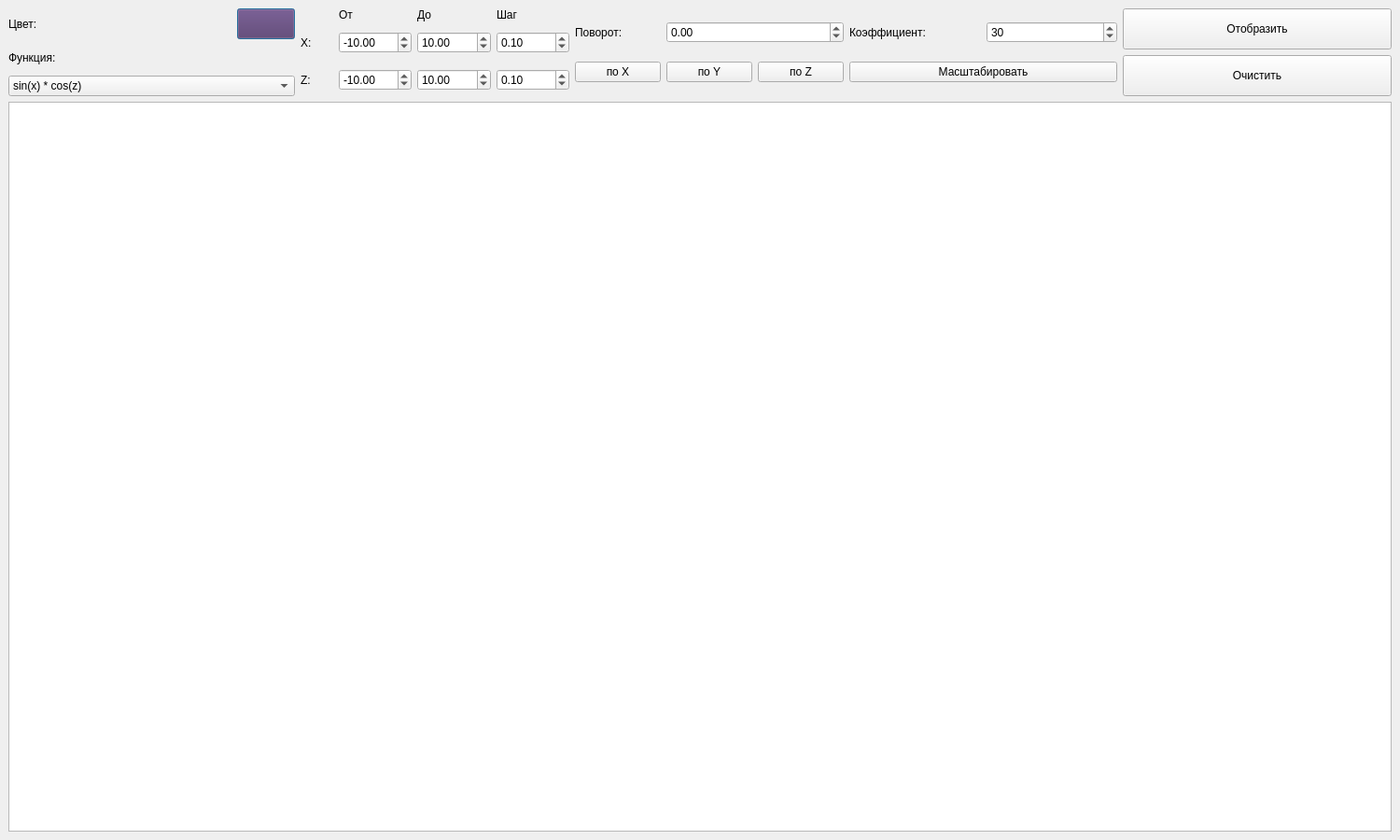
<?xml version="1.0" encoding="UTF-8"?>
<ui version="4.0">
 <class>MainWindow</class>
 <widget class="QMainWindow" name="MainWindow">
  <property name="geometry">
   <rect>
    <x>0</x>
    <y>0</y>
    <width>1500</width>
    <height>900</height>
   </rect>
  </property>
  <property name="sizePolicy">
   <sizepolicy hsizetype="Minimum" vsizetype="Preferred">
    <horstretch>0</horstretch>
    <verstretch>0</verstretch>
   </sizepolicy>
  </property>
  <property name="windowTitle">
   <string>Maslova Lab10</string>
  </property>
  <widget class="QWidget" name="centralwidget">
   <layout class="QGridLayout" name="gridLayout_2">
    <item row="0" column="0">
     <layout class="QHBoxLayout" name="horizontalLayout">
      <item>
       <layout class="QVBoxLayout" name="confLayout">
        <property name="leftMargin">
         <number>0</number>
        </property>
        <property name="topMargin">
         <number>0</number>
        </property>
        <property name="rightMargin">
         <number>0</number>
        </property>
        <property name="bottomMargin">
         <number>0</number>
        </property>
        <item>
         <layout class="QGridLayout" name="colorLayout">
          <item row="0" column="1">
           <widget class="QPushButton" name="colorBtn">
            <property name="enabled">
             <bool>true</bool>
            </property>
            <property name="minimumSize">
             <size>
              <width>62</width>
              <height>33</height>
             </size>
            </property>
            <property name="maximumSize">
             <size>
              <width>62</width>
              <height>33</height>
             </size>
            </property>
            <property name="autoFillBackground">
             <bool>false</bool>
            </property>
            <property name="styleSheet">
             <string notr="true">background-color: rgb(92, 53, 102);</string>
            </property>
            <property name="text">
             <string/>
            </property>
            <property name="autoExclusive">
             <bool>false</bool>
            </property>
            <property name="autoDefault">
             <bool>false</bool>
            </property>
            <property name="default">
             <bool>true</bool>
            </property>
            <property name="flat">
             <bool>false</bool>
            </property>
           </widget>
          </item>
          <item row="0" column="0">
           <widget class="QLabel" name="colorLbl">
            <property name="minimumSize">
             <size>
              <width>239</width>
              <height>33</height>
             </size>
            </property>
            <property name="maximumSize">
             <size>
              <width>239</width>
              <height>33</height>
             </size>
            </property>
            <property name="text">
             <string>Цвет:</string>
            </property>
           </widget>
          </item>
         </layout>
        </item>
        <item>
         <widget class="QLabel" name="funcLbl">
          <property name="text">
           <string>Функция:</string>
          </property>
         </widget>
        </item>
        <item>
         <widget class="QComboBox" name="funcCB">
          <item>
           <property name="text">
            <string>sin(x) * cos(z)</string>
           </property>
          </item>
          <item>
           <property name="text">
            <string>cos(x * sin(z))</string>
           </property>
          </item>
          <item>
           <property name="text">
            <string>cos(sqrt(x ^ 2 + z ^ 2))</string>
           </property>
          </item>
          <item>
           <property name="text">
            <string>sin(x) ^ 2 + cos(z) ^ 2</string>
           </property>
          </item>
         </widget>
        </item>
       </layout>
      </item>
      <item>
       <layout class="QGridLayout" name="funcLayout">
        <item row="0" column="3">
         <widget class="QLabel" name="stepLbl">
          <property name="text">
           <string>Шаг</string>
          </property>
         </widget>
        </item>
        <item row="2" column="2">
         <widget class="QDoubleSpinBox" name="zToDSB">
          <property name="minimum">
           <double>-100.000000000000000</double>
          </property>
          <property name="maximum">
           <double>100.000000000000000</double>
          </property>
          <property name="singleStep">
           <double>0.100000000000000</double>
          </property>
          <property name="value">
           <double>10.000000000000000</double>
          </property>
         </widget>
        </item>
        <item row="1" column="1">
         <widget class="QDoubleSpinBox" name="xFromDSB">
          <property name="minimum">
           <double>-100.000000000000000</double>
          </property>
          <property name="maximum">
           <double>100.000000000000000</double>
          </property>
          <property name="singleStep">
           <double>0.100000000000000</double>
          </property>
          <property name="value">
           <double>-10.000000000000000</double>
          </property>
         </widget>
        </item>
        <item row="1" column="3">
         <widget class="QDoubleSpinBox" name="xStepDSB">
          <property name="minimum">
           <double>-100.000000000000000</double>
          </property>
          <property name="maximum">
           <double>100.000000000000000</double>
          </property>
          <property name="singleStep">
           <double>0.100000000000000</double>
          </property>
          <property name="value">
           <double>0.100000000000000</double>
          </property>
         </widget>
        </item>
        <item row="1" column="0">
         <widget class="QLabel" name="xLbl">
          <property name="sizePolicy">
           <sizepolicy hsizetype="Fixed" vsizetype="Fixed">
            <horstretch>0</horstretch>
            <verstretch>0</verstretch>
           </sizepolicy>
          </property>
          <property name="minimumSize">
           <size>
            <width>35</width>
            <height>34</height>
           </size>
          </property>
          <property name="maximumSize">
           <size>
            <width>35</width>
            <height>34</height>
           </size>
          </property>
          <property name="text">
           <string>X:</string>
          </property>
         </widget>
        </item>
        <item row="0" column="2">
         <widget class="QLabel" name="toLbl">
          <property name="text">
           <string>До</string>
          </property>
         </widget>
        </item>
        <item row="2" column="1">
         <widget class="QDoubleSpinBox" name="zFromDSB">
          <property name="minimum">
           <double>-100.000000000000000</double>
          </property>
          <property name="maximum">
           <double>100.000000000000000</double>
          </property>
          <property name="singleStep">
           <double>0.100000000000000</double>
          </property>
          <property name="value">
           <double>-10.000000000000000</double>
          </property>
         </widget>
        </item>
        <item row="2" column="0">
         <widget class="QLabel" name="zLbl">
          <property name="sizePolicy">
           <sizepolicy hsizetype="Fixed" vsizetype="Fixed">
            <horstretch>0</horstretch>
            <verstretch>0</verstretch>
           </sizepolicy>
          </property>
          <property name="minimumSize">
           <size>
            <width>35</width>
            <height>34</height>
           </size>
          </property>
          <property name="maximumSize">
           <size>
            <width>35</width>
            <height>34</height>
           </size>
          </property>
          <property name="text">
           <string>Z:</string>
          </property>
         </widget>
        </item>
        <item row="2" column="3">
         <widget class="QDoubleSpinBox" name="zStepDSB">
          <property name="minimum">
           <double>-100.000000000000000</double>
          </property>
          <property name="maximum">
           <double>100.000000000000000</double>
          </property>
          <property name="singleStep">
           <double>0.100000000000000</double>
          </property>
          <property name="value">
           <double>0.100000000000000</double>
          </property>
         </widget>
        </item>
        <item row="0" column="1">
         <widget class="QLabel" name="fromLbl">
          <property name="text">
           <string>От</string>
          </property>
         </widget>
        </item>
        <item row="1" column="2">
         <widget class="QDoubleSpinBox" name="xToDSB">
          <property name="minimum">
           <double>-100.000000000000000</double>
          </property>
          <property name="maximum">
           <double>100.000000000000000</double>
          </property>
          <property name="singleStep">
           <double>0.100000000000000</double>
          </property>
          <property name="value">
           <double>10.000000000000000</double>
          </property>
         </widget>
        </item>
       </layout>
      </item>
      <item>
       <layout class="QGridLayout" name="rotateLayout">
        <item row="1" column="1">
         <widget class="QPushButton" name="yRotateBtn">
          <property name="text">
           <string>по Y</string>
          </property>
         </widget>
        </item>
        <item row="0" column="1" colspan="2">
         <widget class="QDoubleSpinBox" name="rotateDSB">
          <property name="minimum">
           <double>-360.000000000000000</double>
          </property>
          <property name="maximum">
           <double>360.000000000000000</double>
          </property>
          <property name="singleStep">
           <double>0.100000000000000</double>
          </property>
         </widget>
        </item>
        <item row="1" column="2">
         <widget class="QPushButton" name="zRotateBtn">
          <property name="text">
           <string>по Z</string>
          </property>
         </widget>
        </item>
        <item row="1" column="0">
         <widget class="QPushButton" name="xRotateBtn">
          <property name="text">
           <string>по X</string>
          </property>
         </widget>
        </item>
        <item row="0" column="0">
         <widget class="QLabel" name="rotateLbl">
          <property name="text">
           <string>Поворот:</string>
          </property>
         </widget>
        </item>
       </layout>
      </item>
      <item>
       <layout class="QGridLayout" name="gridLayout">
        <item row="0" column="0">
         <widget class="QLabel" name="scaleCoefLbl">
          <property name="text">
           <string>Коэффициент:</string>
          </property>
         </widget>
        </item>
        <item row="0" column="1">
         <widget class="QSpinBox" name="scaleCoefSB">
          <property name="value">
           <number>30</number>
          </property>
         </widget>
        </item>
        <item row="1" column="0" colspan="2">
         <widget class="QPushButton" name="scaleBtn">
          <property name="text">
           <string>Масштабировать</string>
          </property>
         </widget>
        </item>
       </layout>
      </item>
      <item>
       <layout class="QVBoxLayout" name="commonLayout">
        <item>
         <widget class="QPushButton" name="drawBtn">
          <property name="sizePolicy">
           <sizepolicy hsizetype="Preferred" vsizetype="Preferred">
            <horstretch>0</horstretch>
            <verstretch>0</verstretch>
           </sizepolicy>
          </property>
          <property name="text">
           <string>Отобразить</string>
          </property>
         </widget>
        </item>
        <item>
         <widget class="QPushButton" name="clearBtn">
          <property name="sizePolicy">
           <sizepolicy hsizetype="Preferred" vsizetype="Preferred">
            <horstretch>0</horstretch>
            <verstretch>0</verstretch>
           </sizepolicy>
          </property>
          <property name="text">
           <string>Очистить</string>
          </property>
         </widget>
        </item>
       </layout>
      </item>
     </layout>
    </item>
    <item row="1" column="0">
     <widget class="QGraphicsView" name="graphicsView"/>
    </item>
   </layout>
  </widget>
 </widget>
 <resources/>
 <connections/>
</ui>
